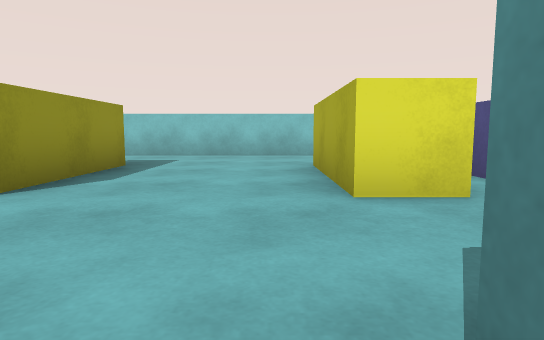
View 1 (above)

15 first-person views from a walk through a Unity game level. The camera is 0.55 m above the floor, tilts 6° down and sees 75° across. The floor is counted in squares, 1 m on a side. Each view is taken from the middle of a square. On the plan, view 1 faces up. The plan holds only what a view shows up to about 9 squares ahead; the rest is blank. The player character is not drawn.

View 2
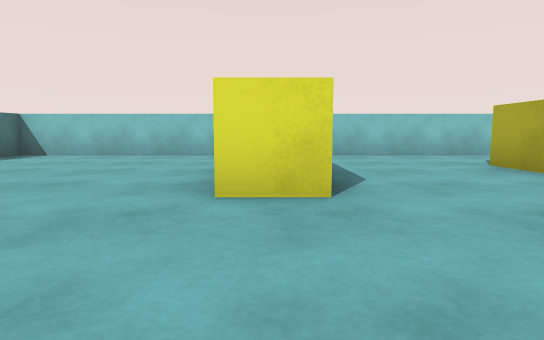

View 3
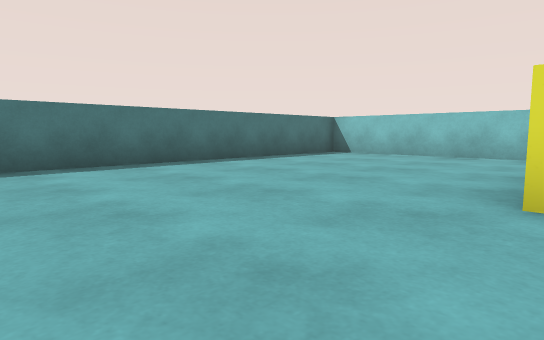

View 4
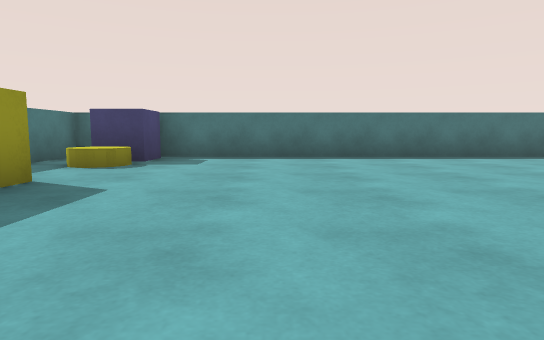

View 5
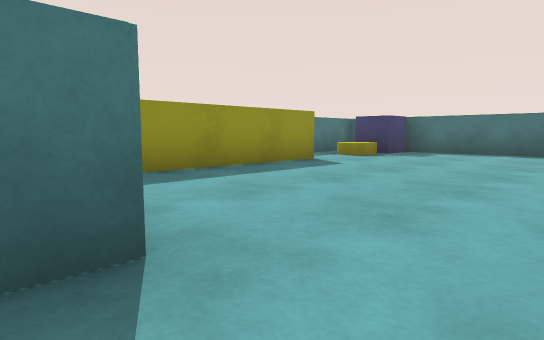

View 6
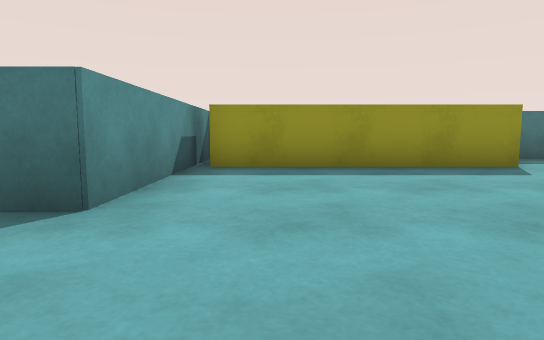

View 7
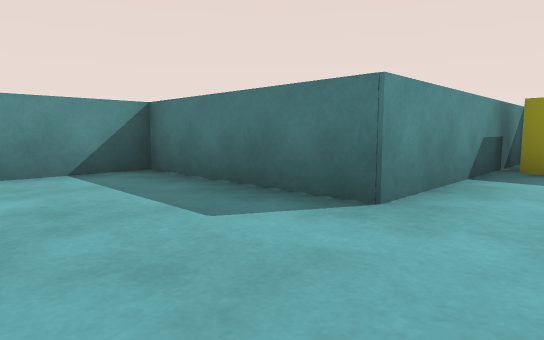

View 8
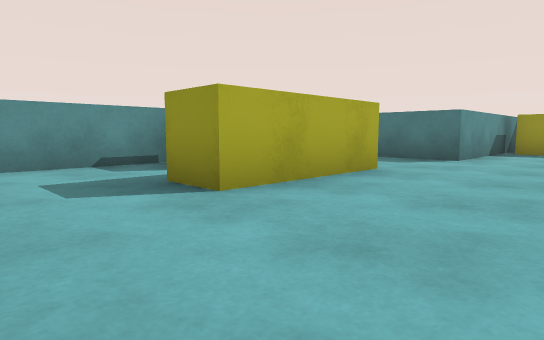

View 9
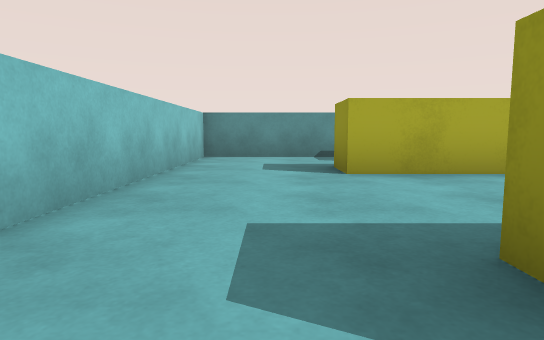

View 10
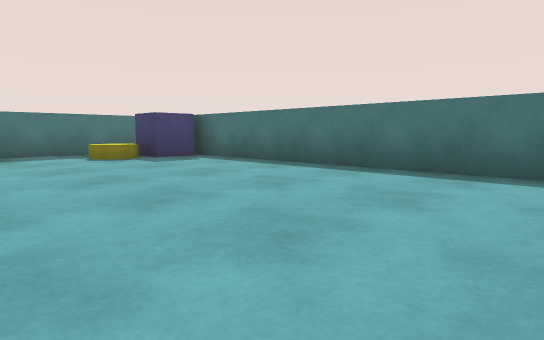

View 11
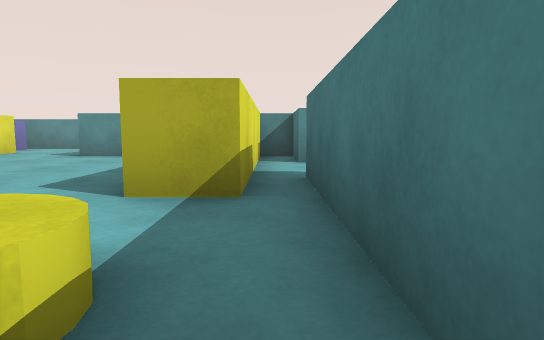

View 12
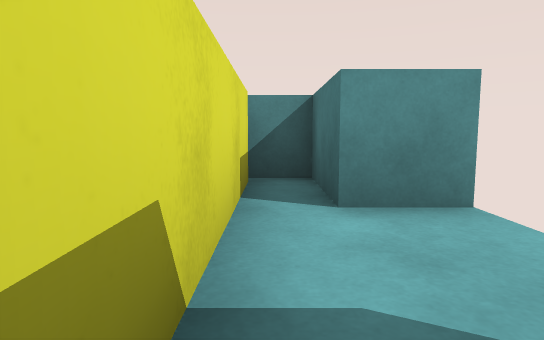

View 13
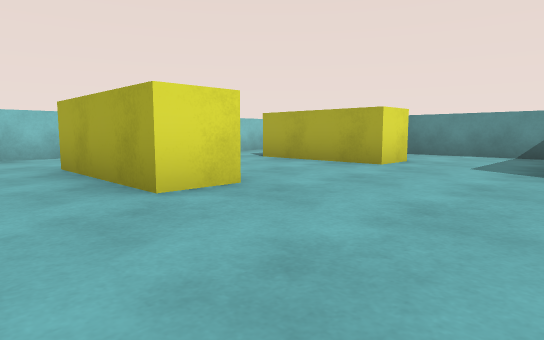

View 14
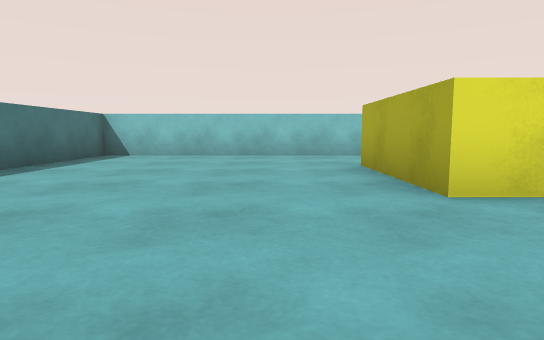

View 15
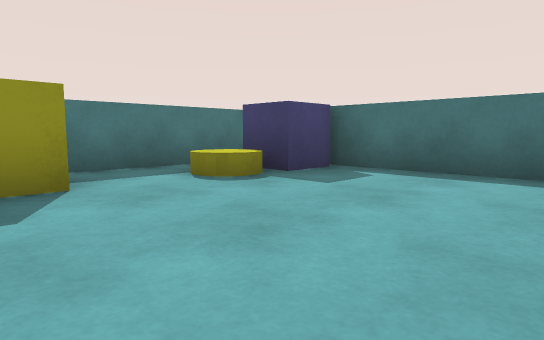

### Floor plan
Points are (right, up) in squares from view 1. A wall is a line through its corners. A room is listed if a view was taken in it or the views show most of it. See-through windows are left out.
Room 1 (views 1, 2, 3, 4, 5, 6, 7, 8, 9, 10, 11, 12, 13, 14, 15)
walls: (-2.5, 6) (-2.5, 3) (-3.5, 3) (-3.5, 6); (1.8, 3) (0.7, 3) (0.7, 6) (1.8, 6); (-3.5, -3.7) (-5, -3.7) (-5, -2.7) (0, -2.7); (0.3, -2.9) (0.3, 0.6); (4, 0.5) (4, 8.5) (-9, 8.5) (-9, -4.4) (-3.5, -4.4)
ways out: opening at (-4, -4)
objects: cube (-8, -3); yellow cylinder (-7, -3); block (2, 0) to (4, 0); cube (3, 4) to (3, 5)

Where each view was taken, in squares from view 1:
view 1: 0 up, 0 right, facing up
view 2: 0 up, 3 left, facing up
view 3: 0 up, 3 left, facing up-left
view 4: 0 up, 1 left, facing left
view 5: 2 up, 1 right, facing down-left
view 6: 3 up, 1 left, facing down
view 7: 3 up, 1 left, facing down-right
view 8: 8 up, 2 left, facing down-right
view 9: 7 up, 4 left, facing right
view 10: 5 up, 4 left, facing down-left
view 11: 4 down, 8 left, facing right
view 12: 4 down, 4 left, facing right
view 13: 0 up, 5 left, facing up-right
view 14: 0 up, 5 left, facing up
view 15: 1 up, 4 left, facing down-left
